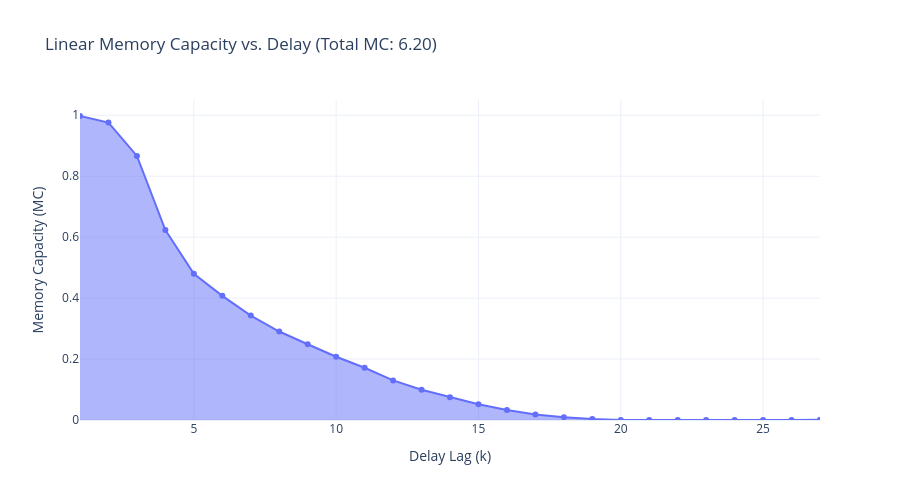

Write notebook code for a chart like this one.
### Code cell
delays = np.arange(1, k_max + 1)

# Just take the first bit where memory is above 0
active_lags = np.where(mc_k > 0.01)[0]
max_active_delay = delays[active_lags[-1]] + 10 if len(active_lags) > 0 else 50

fig = go.Figure()

fig.add_trace(
    go.Scatter(
        x=delays,
        y=mc_k,
        mode="lines+markers",
        name="Linear Memory",
        fill="tozeroy",
    )
)

fig.update_layout(
    title=f"Linear Memory Capacity vs. Delay (Total MC: {total_mc:.2f})",
    xaxis_title="Delay Lag (k)",
    yaxis_title="Memory Capacity (MC)",
    xaxis=dict(range=[1, max_active_delay]),
    yaxis=dict(range=[0, 1.05]),
    template="plotly_white",
    width=900,
    height=500,
)

fig.show()

### Figure 1 — Plotly figure (JSON) as saved in the notebook; plotly's stock layout.template omitted (floating-point values rounded to 4 significant figures; data arrays with more than 128 entries replaced by an {"elided": "..."} marker saying what was removed)
{"data": [{"fill": "tozeroy", "mode": "lines+markers", "name": "Linear Memory", "type": "scatter", "x": {"elided": "600 int values"}, "y": {"elided": "600 float values"}}], "layout": {"height": 500, "title": {"text": "Linear Memory Capacity vs. Delay (Total MC: 6.20)"}, "width": 900, "xaxis": {"range": [1, 27], "title": {"text": "Delay Lag (k)"}}, "yaxis": {"range": [0, 1.05], "title": {"text": "Memory Capacity (MC)"}}}}
